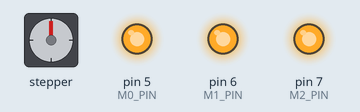
Recording of a sketch running on a simulated Arduino Uno, built with avr-gcc and run on an emulated ATmega328P. Shown: stepper motor, output pins drawn as LEDs (lit = HIGH). Stepper angles assume 200 steps per turn.

Above: at 0.15 s.
At 9.95 s:
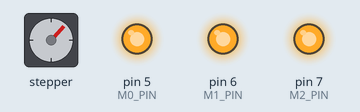
At 19.75 s:
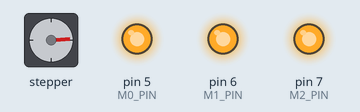
At 39.66 s:
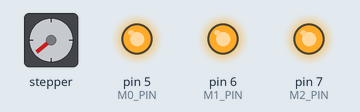
Timing chart, 0 to 40.0 s (numbered marks = the images above):
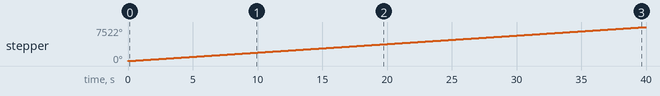

Measured:
- by itself, stepper: keeps turning clockwise at about 188°/s

The sketch:

ClockProject.ino
```cpp
#include <AccelStepper.h>

#define STEP_PIN 3
#define DIR_PIN 2
#define M0_PIN 5
#define M1_PIN 6
#define M2_PIN 7

// Define stepper object (Driver mode, STEP pin, DIR pin)
AccelStepper stepper(AccelStepper::DRIVER, STEP_PIN, DIR_PIN);

void setup() {
  pinMode(M0_PIN, OUTPUT);
  pinMode(M1_PIN, OUTPUT);
  pinMode(M2_PIN, OUTPUT);

 // 1/32 microstepping
  digitalWrite(M0_PIN, HIGH);
  digitalWrite(M1_PIN, HIGH);
  digitalWrite(M2_PIN, HIGH);

  stepper.setMaxSpeed(6400); // Set max speed in steps per second
  stepper.setAcceleration(2000); // Set acceleration in steps per second² (making it smoother)
  stepper.setSpeed(106.7); // Initial speed (makes sure that it will be right around 1 rotation per minute, making it function like an actual clock)
}

void loop() {
  stepper.runSpeed(); // Run stepper at constant speed
}
```
